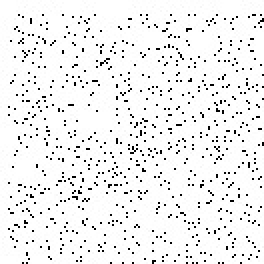
//> input picture Hafta-06/input/girdi_cember.png, 132 x 132 px (shown 2 times larger)
$ ./hafta6_gorev3   (built with g++ and OpenCV 4)
//> lines starting //> are read from the running program, lines starting //| are printed output that depends on the picture; after the words box and inside, x2 and y2 are one past the last pixel; in counts of white or black regions, pixels touching at a corner belong together

#include <opencv2/opencv.hpp>
#include <iostream>
#include <vector>

using namespace std;
using namespace cv;

int main()
{
    string giris =
        "/content/goruntu-isleme-dersi/Hafta-06/input/girdi_cember.png";

    string cikis =
        "/content/goruntu-isleme-dersi/Hafta-06/03-Hough-Circles-OpenCV/";


    Mat resim = imread(giris);
//> resim is the input picture: 132 rows x 132 cols, CV_8UC3; min 0, max 255, mean 240.4

    if (resim.empty())
    {
        cout << "Resim okunamadi!" << endl;
        return -1;
    }


    // 1. Gri tonlama
    Mat gri;

    cvtColor(
        resim,
        gri,
        COLOR_BGR2GRAY
    );


    // 2. Canny
    Mat canny;

    Canny(
        gri,
        canny,
        50,
        150
    );
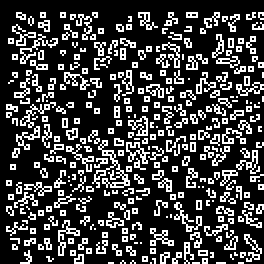
//> canny: 132 rows x 132 cols, CV_8UC1 (shown 2 times larger); 24.7% white in thin lines or dots


    // 3. Median filtre
    Mat medianSonuc;

    medianBlur(
        canny,
        medianSonuc,
        5
    );
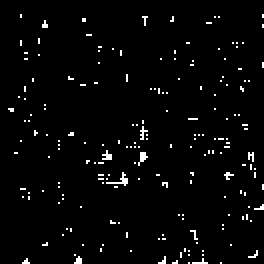
//> medianSonuc: 132 rows x 132 cols, CV_8UC1 (shown 2 times larger); 2.7% white in thin lines or dots


    // 4. Hough Circles
    vector<Vec3f> cemberler;

    HoughCircles(
        medianSonuc,
        cemberler,
        HOUGH_GRADIENT,
        1,
        30,
        150,
        20,
        10,
        200
    );
//> cemberler = 3 circles (x, y, radius): [65.5, 98.5, 26.6], [107.5, 89.5, 21.7], [100.5, 40.5, 23]


    Mat sonuc =
        resim.clone();


    // Bulunan çemberleri çiz
    for (int i = 0; i < cemberler.size(); i++)
    {
        int merkezX =
            cvRound(cemberler[i][0]);

        int merkezY =
            cvRound(cemberler[i][1]);

        int yaricap =
            cvRound(cemberler[i][2]);


        Point merkez(
            merkezX,
            merkezY
        );


        // Çemberi yeşil çiz
        circle(
            sonuc,
            merkez,
            yaricap,
            Scalar(0, 255, 0),
            2
        );


        // Merkezi kırmızı çiz
        circle(
            sonuc,
            merkez,
            3,
            Scalar(0, 0, 255),
            -1
        );
    }
//> this loop made 3 passes
//> (merkezX, merkezY, yaricap) on passes 1 to 3: (66, 98, 27), (108, 90, 22), (100, 40, 23)
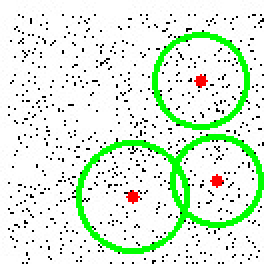
//> sonuc: 132 rows x 132 cols, CV_8UC3 (shown 2 times larger); 8.24% of pixels changed, all inside (x1, y1, x2, y2) = (38, 16, 132, 127)


    // Sonuçları kaydet
    imwrite(
        cikis + "01_gri.png",
        gri
    );

    imwrite(
        cikis + "02_canny.png",
        canny
    );

    imwrite(
        cikis + "03_median.png",
        medianSonuc
    );

    imwrite(
        cikis + "04_hough_circles.png",
        sonuc
    );


    cout << "Bulunan cember sayisi: "
         << cemberler.size()
         << endl;
//| Bulunan cember sayisi: 3

    cout << "Sonuclar kaydedildi."
         << endl;


    return 0;
}
